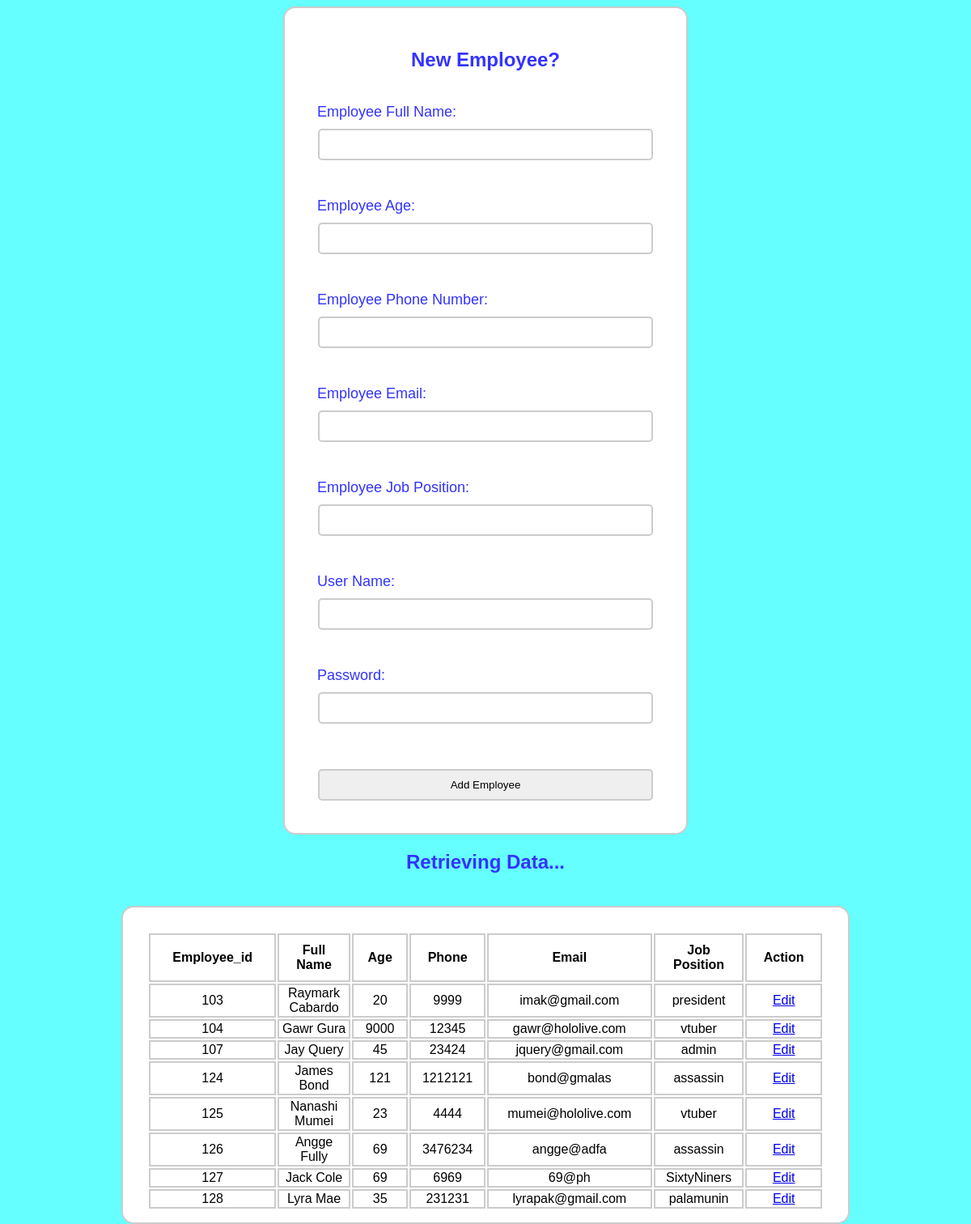
The app's page /home.php with its own data.
### tables this page shows
CREATE TABLE `employees` (
  `emp_id` int(11) NOT NULL,
  `full_name` varchar(50) NOT NULL,
  `age` int(11) NOT NULL,
  `phone` int(50) NOT NULL,
  `email` varchar(50) NOT NULL,
  `job_position` varchar(50) NOT NULL
);

### home.php (the view, shortened to what this page needs)
<?php
include_once "db.php";
?>
<!DOCTYPE html>
<html>
<head>
	<link rel="stylesheet" type="text/css" href="style2.css">
</head>
<body>
	<?php
	$full_name = $age = $phone = $email = $job_position = "";
	$action = "add_employee";
	$btn_value = "Add Employee";
	?>
	<form method="POST" action="process.php">
		<h2>New Employee?</h2>
		<label>Employee Full Name:</label>
		<input type="text" name="full_name" value="<?= $full_name ?>">
		<br>
		<br>
		<label>Employee Age:</label>
		<input type="number" name="age" value="<?= $age ?>">
		<br>
		<br>
		<label>Employee Phone Number:</label>
		<input type="number" name="phone" value="<?= $phone ?>">
		<br>
		<br>
		<label>Employee Email:</label>
		<input type="text" name="email" value="<?= $email ?>">
		<br>
		<br>
		<label>Employee Job Position:</label>
		<input type="text" name="job_position" value="<?= $job_position ?>">
		<br>
		<br>
		<label>User Name:</label>
		<input type="text" name="username">
		<br>
		<br>
		<label>Password:</label>
		<input type="text" name="password">
		<br>
		<br>
		<input type="submit" name="<?= $action ?>" value="<?= $btn_value ?>">
	</form>
	<h2>Retrieving Data...</h2>
	<table border="1">
		<th>Employee_id</th>
		<th>Full Name</th>
		<th>Age</th>
		<th>Phone</th>
		<th>Email</th>
		<th>Job Position</th>
		<th>Action</th>
	<?php
		$query = "SELECT * from employees";
		$result = mysqli_query($conn,$query);
		if($result){
			while($row = mysqli_fetch_assoc($result)){
				echo "<tr>";
					echo "<td>$row[emp_id]</td>";
					echo "<td>$row[full_name]</td>";
					echo "<td>$row[age]</td>";
					echo "<td>$row[phone]</td>";
					echo "<td>$row[email]</td>";
					echo "<td>$row[job_position]</td>";
					echo "<td><a href='home.php?id=$row[emp_id]&edit=1'>Edit</a></td>";
				echo "</tr>";
			}
		}
		else{
			echo "Failed query";
		}
	?>
	</table>
</body>
</html>

### style2.css (style rules this page uses)
body { background: #66FFFF; justify-content: center; align-items: center; height: 100vh; }
* { font-family: sans-serif; box-sizing: border-box; }
form { width: 500px; border: 2px solid #ccc; padding: 30px; background: #fff; border-radius: 15px; margin: auto; }
h2 { color: #3333FF; text-align: center; margin-bottom: 40px; }
input { display: block; border: 2px solid #ccc; width: 95%; padding: 10px; margin: 10px auto; border-radius: 5px; }
label { color: #3333FF; font-size: 18px; padding: 10px; }
table { width: 900px; border: 2px solid #ccc; padding: 30px; background: #fff; border-radius: 15px; margin: auto; padding-bottom: 15px; }
th { border: 2px solid #ccc; width: 50px; padding: 10px; margin: 10px auto; }
td { margin: none; width: 50px; border: 2px solid #ccc; font-family: sans-serif; text-align: center; }

### records on screen
employees: emp_id "103", full_name "Raymark Cabardo", age "20", phone "9999", email "imak@gmail.com", job_position "president"
employees: emp_id "104", full_name "Gawr Gura", age "9000", phone "12345", email "gawr@hololive.com", job_position "vtuber"
employees: emp_id "107", full_name "Jay Query", age "45", phone "23424", email "jquery@gmail.com", job_position "admin"
employees: emp_id "124", full_name "James Bond", age "121", phone "1212121", email "bond@gmalas", job_position "assassin"
employees: emp_id "125", full_name "Nanashi Mumei", age "23", phone "4444", email "mumei@hololive.com", job_position "vtuber"
employees: emp_id "126", full_name "Angge Fully", age "69", phone "3476234", email "angge@adfa", job_position "assassin"
employees: emp_id "127", full_name "Jack Cole", age "69", phone "6969", email "69@ph", job_position "SixtyNiners"
employees: emp_id "128", full_name "Lyra Mae", age "35", phone "231231", email "lyrapak@gmail.com", job_position "palamunin"
